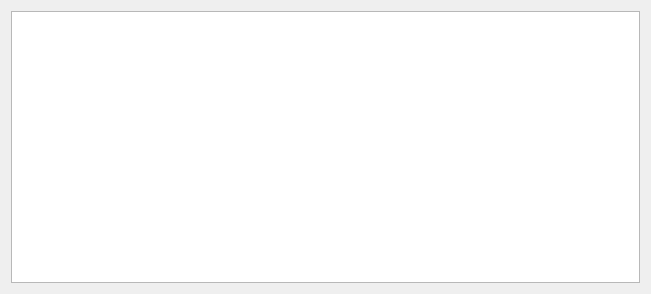
<?xml version="1.0" encoding="UTF-8"?>
<ui version="4.0">
 <class>Table</class>
 <widget class="QWidget" name="Table">
  <property name="geometry">
   <rect>
    <x>0</x>
    <y>0</y>
    <width>651</width>
    <height>294</height>
   </rect>
  </property>
  <property name="windowTitle">
   <string>Form</string>
  </property>
  <layout class="QVBoxLayout" name="verticalLayout">
   <item>
    <widget class="QTableView" name="m_tableView"/>
   </item>
  </layout>
 </widget>
 <resources/>
 <connections/>
</ui>
